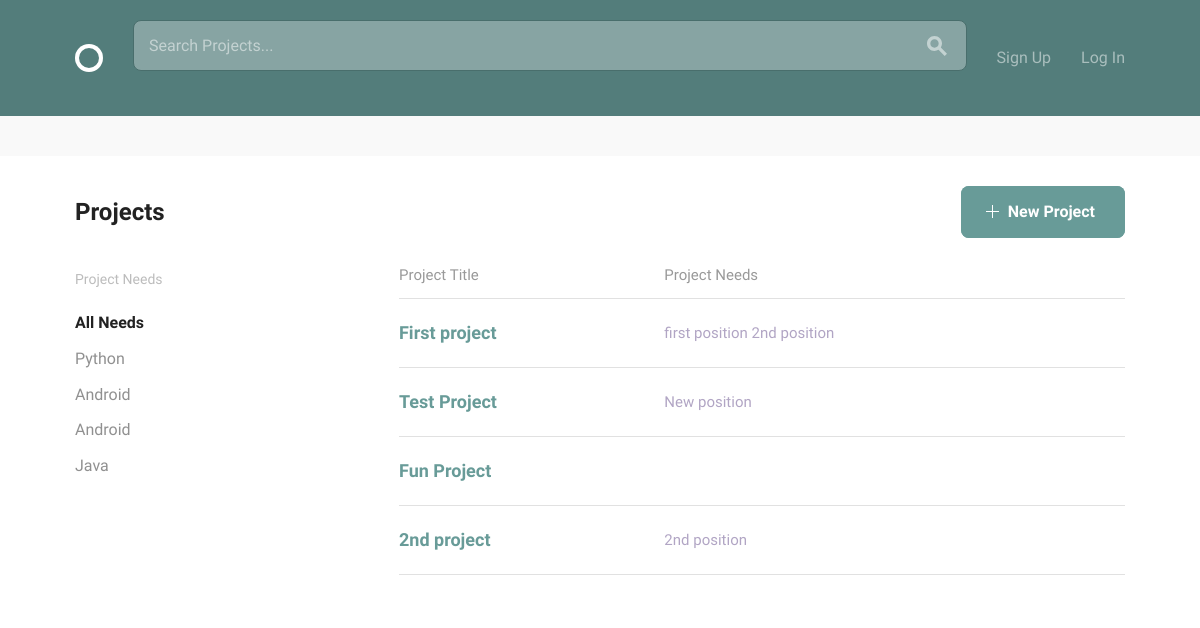
The app's page /, older data.
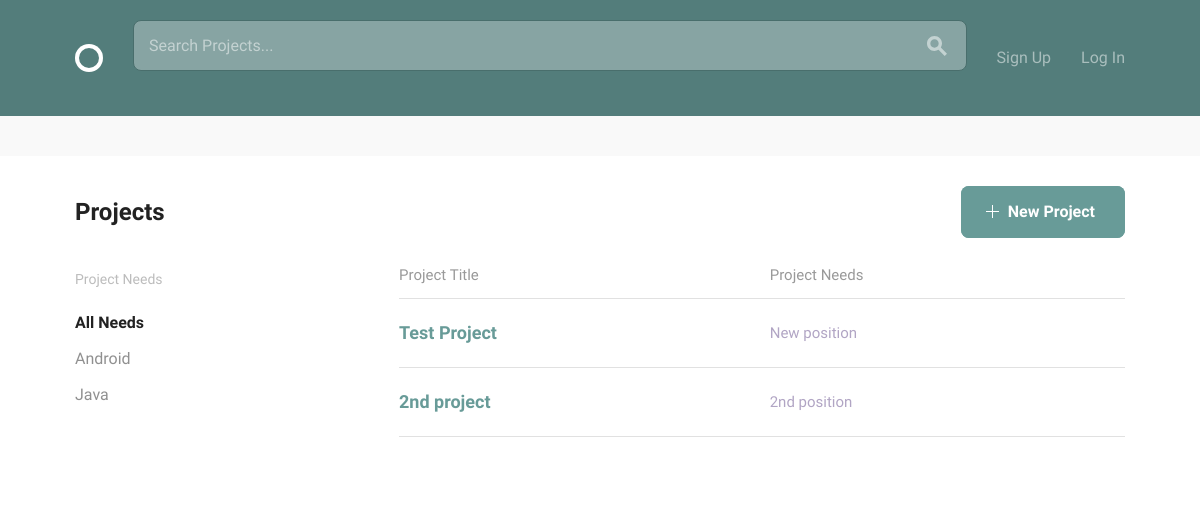
The same page, newer data.
### projects/models.py (models this page shows, shortened)
class Position(models.Model):
    ANDROID = "Android"
    DESIGN = "Design"
    JAVA = "Java"
    PHP = "PHP"
    PYTHON = "Python"
    RAILS = "Rails"
    WORDPRESS = "Wordpress"
    iOS = "iOS"
    SKILLES_CHOICES = (
        (ANDROID, "Android Developer"),
        (DESIGN, "Designer"),
        (JAVA, "Java Developer"),
        (PHP, "PHP Developer"),
        (PYTHON, "Python Developer"),
        (RAILS, "Rails Developer"),
        (WORDPRESS, "Wordpress Developer"),
        (iOS, "iOS Developer")
    )
    project = models.ForeignKey(
        Project,
        null=True,
        related_name="positions",
        on_delete=models.CASCADE)
    title = models.CharField(max_length=100)
    description = models.CharField(max_length=500)
    skill = models.CharField(max_length=20, choices=SKILLES_CHOICES, default="")
    applicants = models.ManyToManyField(
        settings.AUTH_USER_MODEL,
        through="Application")
    position_filled = models.BooleanField(default=False)

class Project(models.Model):
    user = models.ForeignKey(settings.AUTH_USER_MODEL, null=True)
    title = models.CharField(max_length=100)
    description = models.TextField(max_length=500)
    estimated_time = models.IntegerField()
    requirements = models.CharField(max_length=100)

### social_team_builder/views.py (the view)
# urls.py: 2. Add a URL to urlpatterns:  url(r'^$', Home.as_view(), name='home')
class Home(ListView):
    model = Project
    template_name = "home.html"
    def get_queryset(self):
        term = self.request.GET.get('q', '')
        if term:
            return Project.objects.filter(
                Q(title__icontains=term) | Q(description__icontains=term)
            )
        else:
            return Project.objects.all()

### templates/home.html (shortened to what this page needs)
{% extends "layout.html" %}
{% load static from staticfiles %}
{% block body_content %}
  <div class="bounds circle--page">
      <div class="circle--page--header circle--fluid">
          <div class="circle--fluid--cell circle--fluid--primary">
              <h2>Projects</h2>
          </div>
          <div class="circle--fluid--cell circle--fluid--secondary">
              <a class="button button-primary icon-on-left" href="{% url 'projects:create' %}">
                  <svg version="1.1" xmlns="http://www.w3.org/2000/svg" xmlns:xlink="http://www.w3.org/1999/xlink" x="0px" y="0px" viewBox="0 0 13 13" style="enable-background:new 0 0 13 13;" xml:space="preserve" class="add">
                    <polygon points="7,6 7,0 6,0 6,6 0,6 0,7 6,7 6,13 7,13 7,7 13,7 13,6 "/>
                  </svg>
                  New Project
              </a>
          </div>
      </div>
      <div class="grid-25">
          <div class="circle--filter circle--secondary--module">
              <h4>Project Needs</h4>
                  <ul class="circle--filter--list">
                      <li><a class="selected">All Needs</a></li>
                      {% for project in project_list %}
                          {% for position in project.positions.all %}
                              {% if position.position_filled != True %}
                                  <li><a href={% url 'projects:project_detail' pk=project.pk %}>{{ position.skill }}</a></li>
                              {% endif %}
                          {% endfor %}
                      {% endfor %}
                  </ul>
          </div>
      </div>
      <div class="grid-70 grid-push-5">
          <table class="u-full-width circle--table">
              <thead>
                  <tr>
                      <th>Project Title</th>
                      <th class="circle--cell--right">Project Needs</th>
                  </tr>
              </thead>
              <tbody>
                  {% for project in project_list %}
                      <tr class="clickable-row" data-href="{% url "projects:project_detail" pk=project.pk %}">
                          <td>
                              <h3>{{ project.title }}</h3></a>
                          </td>
                          <td class="circle--cell--right">
                              {% for position in project.positions.all %}
                                  {% if position.position_filled != True %}
                                      <span class="secondary-label">{{ position.title }}</span>
                                  {% endif %}
                              {% endfor %}
                          </td>
                      </tr>
                  {% endfor %}
              </tbody>
          </table>
      </div>
  </div>
{% endblock %}

Row changes from the older to the newer data that the page shows:
removed Project: title "First project"
removed Position: skill "Python", title "first position"
removed Position: skill "Android", title "2nd position"
removed Project: title "Fun Project"
